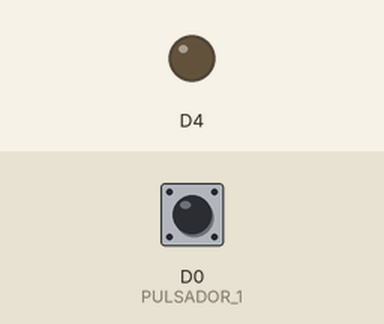
This sketch was run on a simulated ESP8266 (NodeMCU). Parts: output pins drawn as LEDs (lit = HIGH). Inputs (shaded band) come from the test bench; at power-on: D0 (PULSADOR_1) LOW.

Above: at 1.2 s.
1.3 s: D0 (PULSADOR_1) pulled HIGH for 0.15 s
At 1.37 s:
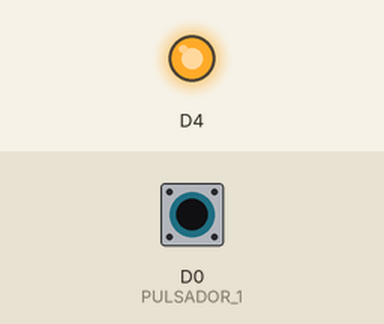
2.9 s: D0 (PULSADOR_1) pulled HIGH for 3.2 s
At 7.4 s:
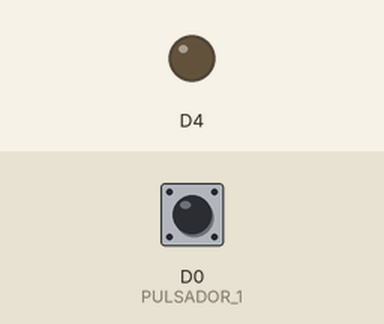
Timing chart, 0 to 8.9 s (numbered marks = the images above; inputs shaded):
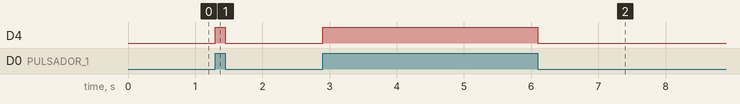

The sketch:

Control_ledIntegrado_con_PulsadorPlacaTr3bol_SW1.ino
```cpp
#define PULSADOR_1 D0  // Define PULSADOR_1 como el pin D0.

void setup() {
  pinMode(LED_BUILTIN, OUTPUT);  // Configura el pin LED_BUILTIN (LED integrado) como una salida.
  pinMode(PULSADOR_1, INPUT);    // Configura el pin PULSADOR_1 como una entrada.
}

void loop() {
  if (digitalRead(PULSADOR_1) == HIGH) {  // Lee el estado del pin PULSADOR_1. Si está en estado ALTO (presionado):
     digitalWrite(LED_BUILTIN, HIGH);  // Enciende el LED integrado (pone el pin en estado ALTO).
  } else {
    digitalWrite(LED_BUILTIN, LOW);   // Si el pin PULSADOR_1 no está en estado ALTO (no presionado), apaga el LED integrado (pone el pin en estado BAJO).
  }
}
```

Measured:
- after the input at 1.3 s, D4: LOW → HIGH at once, → LOW 0.15 s later
- after the input at 2.9 s, D4: LOW → HIGH at once, → LOW 3.2 s later
